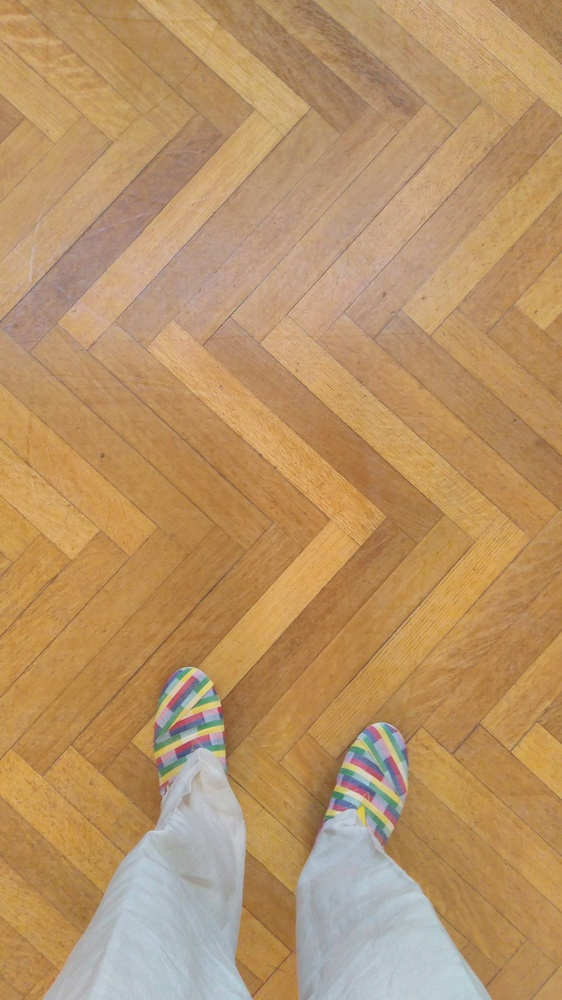
%> input picture hw3/questions/RISHLibrary1.jpg, 562 x 1000 px, shrunk from 2160 x 3840 before the run
$ octave test.m   (GNU Octave 9; MATLAB toolbox functions it lacks are replaced by stand-ins)
%> lines starting %> are read from the running program, lines starting %| are printed output that depends on the picture
image1 = imread('RISHLibrary1.jpg');
%> image1 is the input picture: size 1000x562x3 uint8; mean R, G, B 184.5, 147.5, 103.7
image2 = imread('LaddObservatory2.jpg');
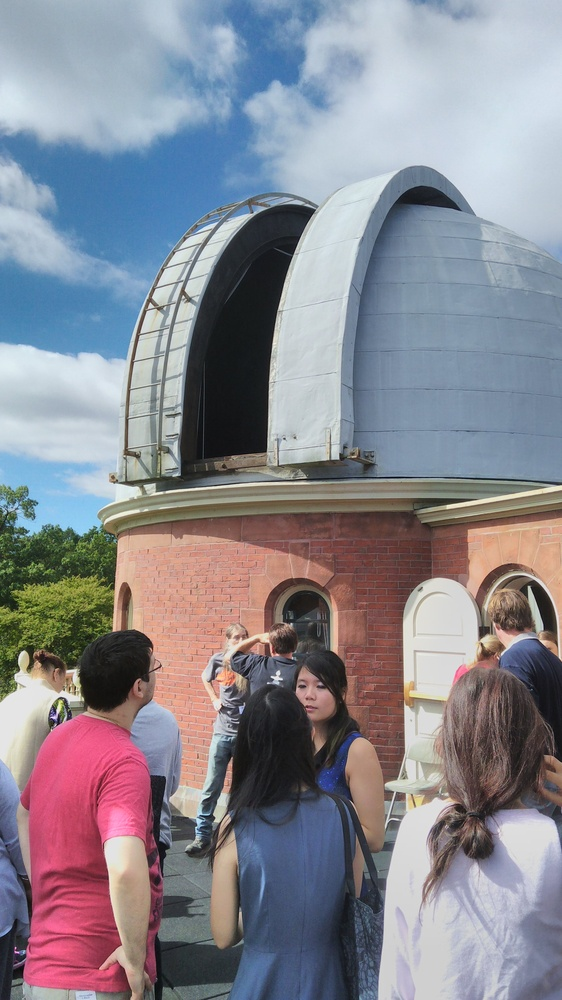
%> input picture hw3/questions/LaddObservatory2.jpg, 562 x 1000 px, shrunk from 2160 x 3840 before the run
%> image2 is the input picture: size 1000x562x3 uint8; mean R, G, B 136.4, 135.5, 144.7
C = corner(rgb2gray(image2), 1000);
%> C = 971 rows, first 12: [223 707; 530 587; 151 304; 215 819; 52 718; 274 680; 25 651; 201 816; 56 719; 16 952; 197 829; 316 210]
imshow(image2);
hold on
plot(C(:,1),C(:,2),'r*');
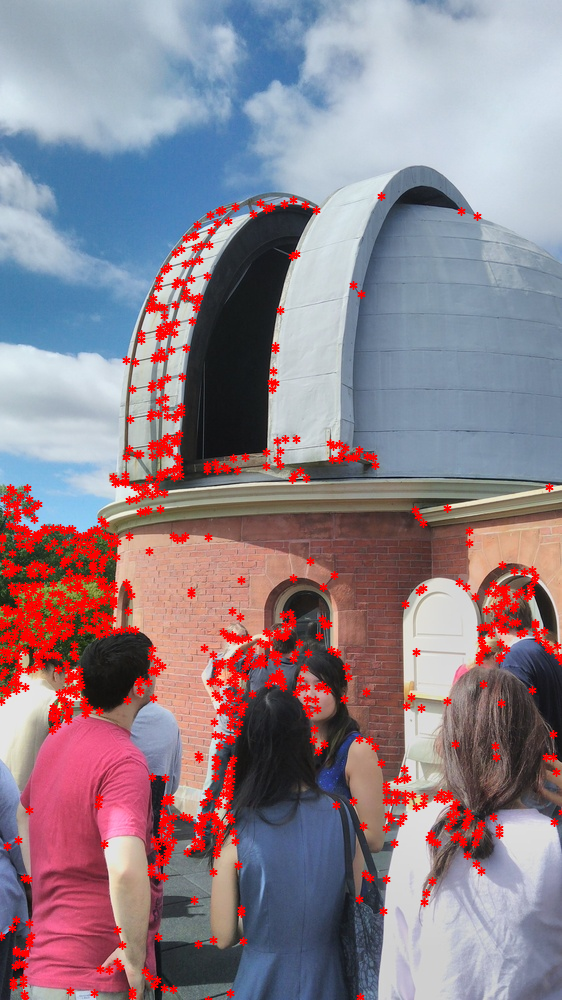
%> figure redrawn from the program's plot data
